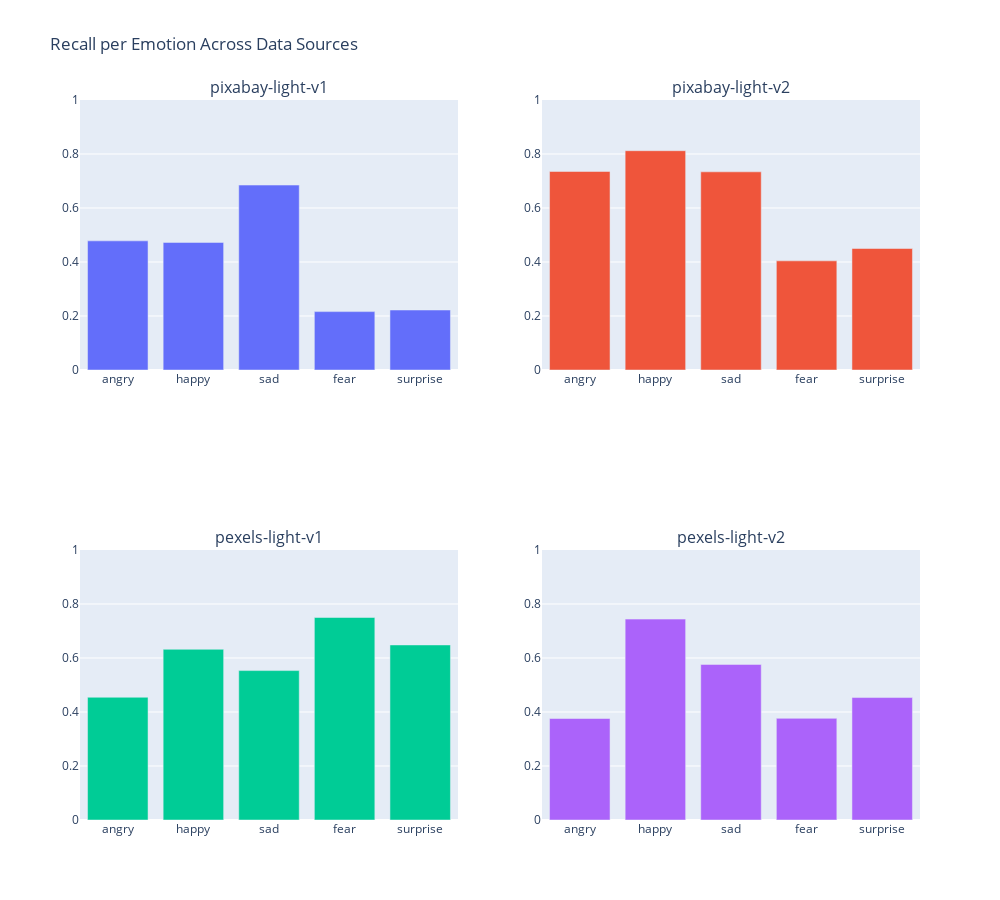

This figure's notebook cell:
### Code cell
import plotly.graph_objects as go
from plotly.subplots import make_subplots

fig = make_subplots(
    rows=2,
    cols=2,
    subplot_titles=df_exp["params.run_name"].tolist(),
)

for idx, (_, row) in enumerate(df_exp.iterrows()):
    r = idx // 2 + 1
    c = idx % 2 + 1
    
    fig.add_trace(
        go.Bar(
            x=emotion_labels,
            y=[row[col] for col in emotion_cols],
            showlegend=False,
        ),
        row=r,
        col=c,
    )

fig.update_layout(
    height=900,
    width=1000,
    title="Recall per Emotion Across Data Sources",
)

fig.update_yaxes(range=[0, 1])  # recall range

fig.show()

### Figure 1 — Plotly figure (JSON) as saved in the notebook; plotly's stock layout.template omitted (floating-point values rounded to 4 significant figures)
{"data": [{"showlegend": false, "type": "bar", "x": ["angry", "happy", "sad", "fear", "surprise"], "xaxis": "x", "y": [0.4783, 0.4725, 0.6849, 0.2162, 0.2222], "yaxis": "y"}, {"showlegend": false, "type": "bar", "x": ["angry", "happy", "sad", "fear", "surprise"], "xaxis": "x2", "y": [0.7353, 0.8122, 0.7339, 0.4043, 0.45], "yaxis": "y2"}, {"showlegend": false, "type": "bar", "x": ["angry", "happy", "sad", "fear", "surprise"], "xaxis": "x3", "y": [0.4545, 0.6322, 0.5534, 0.75, 0.6484], "yaxis": "y3"}, {"showlegend": false, "type": "bar", "x": ["angry", "happy", "sad", "fear", "surprise"], "xaxis": "x4", "y": [0.3759, 0.7441, 0.5762, 0.3764, 0.4535], "yaxis": "y4"}], "layout": {"annotations": [{"font": {"size": 16}, "showarrow": false, "text": "pixabay-light-v1", "x": 0.225, "xanchor": "center", "xref": "paper", "y": 1, "yanchor": "bottom", "yref": "paper"}, {"font": {"size": 16}, "showarrow": false, "text": "pixabay-light-v2", "x": 0.775, "xanchor": "center", "xref": "paper", "y": 1, "yanchor": "bottom", "yref": "paper"}, {"font": {"size": 16}, "showarrow": false, "text": "pexels-light-v1", "x": 0.225, "xanchor": "center", "xref": "paper", "y": 0.375, "yanchor": "bottom", "yref": "paper"}, {"font": {"size": 16}, "showarrow": false, "text": "pexels-light-v2", "x": 0.775, "xanchor": "center", "xref": "paper", "y": 0.375, "yanchor": "bottom", "yref": "paper"}], "height": 900, "title": {"text": "Recall per Emotion Across Data Sources"}, "width": 1000, "xaxis": {"anchor": "y", "domain": [0, 0.45]}, "xaxis2": {"anchor": "y2", "domain": [0.55, 1]}, "xaxis3": {"anchor": "y3", "domain": [0, 0.45]}, "xaxis4": {"anchor": "y4", "domain": [0.55, 1]}, "yaxis": {"anchor": "x", "domain": [0.625, 1], "range": [0, 1]}, "yaxis2": {"anchor": "x2", "domain": [0.625, 1], "range": [0, 1]}, "yaxis3": {"anchor": "x3", "domain": [0, 0.375], "range": [0, 1]}, "yaxis4": {"anchor": "x4", "domain": [0, 0.375], "range": [0, 1]}}}
